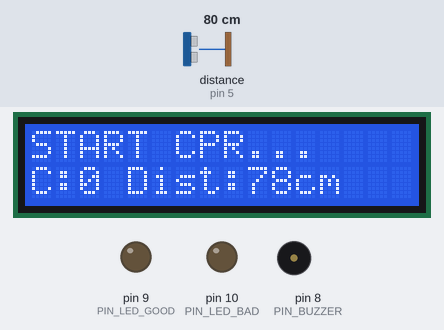
Simulated run of this sketch. Board: Arduino Uno, built with avr-gcc and run on an emulated ATmega328P. Shown: 16×2 character LCD, output pins drawn as LEDs (lit = HIGH), buzzer (waves = sounding). Wiring (inferred from the names in the program): ultrasonic range finder: trigger pin 4; echo pin 5. The test bench sets the inputs (shaded band); at power-on: distance to the obstacle (sensor on pin 5) 80 cm. The echo pulse lasts 58.3 µs per cm; pins used as bus, display or sensor lines are not drawn; what the sketch prints to the serial monitor is not drawn.

Above: at 2.7 s.
2.8 s: distance to the obstacle (sensor on pin 5) set to 2 cm
At 3.8 s:
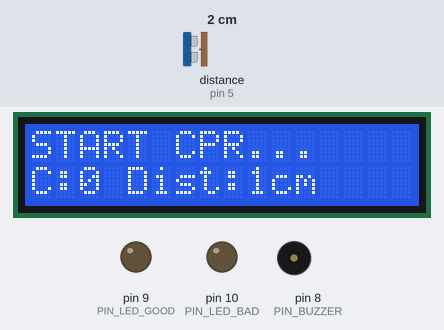
5.8 s: distance to the obstacle (sensor on pin 5) set to 120 cm
At 6.7 s:
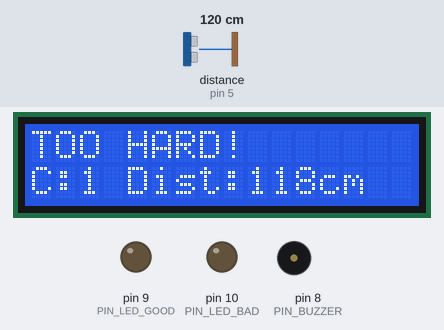
7.7 s: distance to the obstacle (sensor on pin 5) set to 4 cm
At 8.4 s:
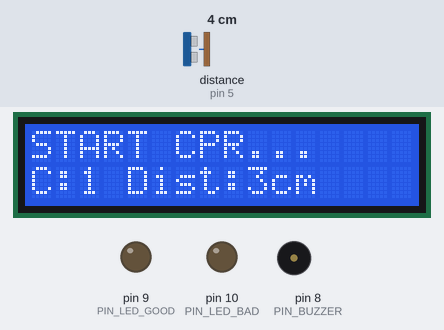
9.2 s: distance to the obstacle (sensor on pin 5) set to 9 cm
At 10.0 s:
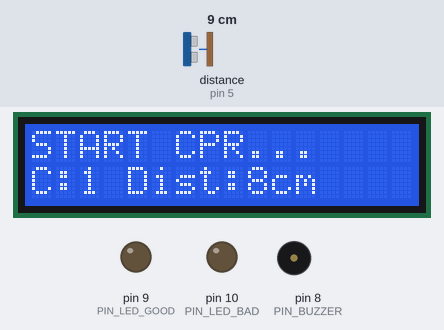
Timing chart, 0 to 11.7 s (numbered marks = the images above; inputs shaded):
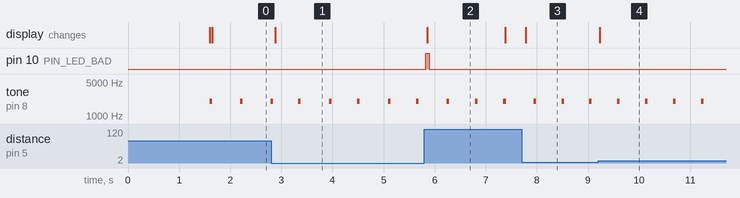

The sketch:

CPR_Trainer_v4_2.ino
```cpp
#include <Wire.h>
#include <LiquidCrystal_I2C.h>

// --- PIN DEFINITIONS ---
const int PIN_TRIG = 4;
const int PIN_ECHO = 5;
const int PIN_BUZZER = 8;
const int PIN_LED_GOOD = 9;
const int PIN_LED_BAD = 10;

// Change 0x27 to 0x3F if your LCD doesn't show text
LiquidCrystal_I2C lcd(0x27, 16, 2);

// --- DISTANCE SETTINGS (Centimeters) ---
const int DISTANCE_RESTING = 15;  // Distance when NOBODY is touching it
const int DISTANCE_MIN_PUSH = 13; // Distance to trigger a compression
const int DISTANCE_GOOD = 10;     // The perfect 5cm compression depth
const int DISTANCE_TOO_DEEP = 8;  // Pushed too far down

// --- METRONOME SETTINGS ---
const int TARGET_BPM = 110;
const long METRONOME_INTERVAL = 60000 / TARGET_BPM;
unsigned long lastBeatTime = 0;

// --- VARIABLES ---
int compressionCount = 0;
int currentDistance = 0;
int maxDepthInStroke = 999; // Lower number means deeper push
String currentStatus = "WAITING";
bool isCompressing = false;
unsigned long lastReleaseTime = 0;

// --- BREATH PAUSE VARIABLES ---
bool isBreathingPause = false;
unsigned long breathPauseStartTime = 0;
const long BREATH_DURATION = 5000; // 5 seconds for 2 rescue breaths

void setup() {
  Serial.begin(9600);

  pinMode(PIN_TRIG, OUTPUT);
  pinMode(PIN_ECHO, INPUT);

  pinMode(PIN_LED_GOOD, OUTPUT);
  pinMode(PIN_LED_BAD, OUTPUT);
  pinMode(PIN_BUZZER, OUTPUT);

  lcd.init();
  lcd.backlight();
  lcd.print("CPR Trainer v4.2");
  lcd.setCursor(0, 1);
  lcd.print("Sonic Mode Ready");
  delay(1500);
  lcd.clear();
}

int getDistance() {
  // Fire the ultrasonic pulse
  digitalWrite(PIN_TRIG, LOW);
  delayMicroseconds(2);
  digitalWrite(PIN_TRIG, HIGH);
  delayMicroseconds(10);
  digitalWrite(PIN_TRIG, LOW);

  // Measure the echo time
  long duration = pulseIn(PIN_ECHO, HIGH, 30000); // 30ms timeout
  if (duration == 0) return DISTANCE_RESTING;
  return duration * 0.034 / 2; // Convert microseconds to cm
}

void loop() {
  unsigned long currentMillis = millis();

  // 1. GET READING IN CM
  currentDistance = getDistance();

  // 2. CREATE THE FAKE FSR WAVE FOR THE PYTHON SERVER
  // Turns a 15cm rest into 0, and a 10cm push into 500
  int fakeFsrValue = map(currentDistance, DISTANCE_RESTING, DISTANCE_GOOD, 0, 500);
  if (fakeFsrValue < 0) fakeFsrValue = 0;

  // 3. BREATHING PAUSE LOGIC
  if (isBreathingPause) {
    long timeElapsed = currentMillis - breathPauseStartTime;
    if (timeElapsed >= BREATH_DURATION) {
      isBreathingPause = false;
      compressionCount = 0;
      currentStatus = "WAITING";
      lcd.clear();
      lastBeatTime = currentMillis;
    } else {
      int timeLeft = (BREATH_DURATION - timeElapsed) / 1000;
      lcd.setCursor(0, 0);
      lcd.print("GIVE 2 BREATHS! ");
      lcd.setCursor(0, 1);
      lcd.print("Resume in: ");
      lcd.print(timeLeft);
      lcd.print("s   ");

      // Send flatline data to server during breathing
      Serial.print("{\"fsr\":");
      Serial.print(fakeFsrValue);
      Serial.println(",\"status\":\"BREATHING\",\"count\":30}");
      delay(30);
      return;
    }
  }

  // 4. METRONOME
  if (currentMillis - lastBeatTime >= METRONOME_INTERVAL) {
    lastBeatTime = currentMillis;
    tone(PIN_BUZZER, 2000, 50); // Short, sharp beep
  }

  // 5. COMPRESSION LOGIC (Smaller distance = harder push!)
  if (currentDistance < DISTANCE_MIN_PUSH) {
    if (!isCompressing) {
      isCompressing = true;
      maxDepthInStroke = currentDistance;
    } else {
      if (currentDistance < maxDepthInStroke) maxDepthInStroke = currentDistance;
    }
  } else if (isCompressing && currentDistance > (DISTANCE_MIN_PUSH - 1)) {
    isCompressing = false;
    compressionCount++;
    lastReleaseTime = currentMillis;

    // Evaluate depth
    if (maxDepthInStroke <= DISTANCE_GOOD && maxDepthInStroke > DISTANCE_TOO_DEEP) {
      currentStatus = "GOOD";
      digitalWrite(PIN_LED_GOOD, HIGH);
      digitalWrite(PIN_LED_BAD, LOW);
    } else if (maxDepthInStroke > DISTANCE_GOOD) {
      currentStatus = "TOO_WEAK";
      digitalWrite(PIN_LED_GOOD, LOW);
      digitalWrite(PIN_LED_BAD, HIGH);
    } else {
      currentStatus = "TOO_HARD";
      digitalWrite(PIN_LED_GOOD, LOW);
      digitalWrite(PIN_LED_BAD, HIGH);
    }

    // Trigger Breath Pause if 30 compressions are reached
    if (compressionCount >= 30) {
      isBreathingPause = true;
      breathPauseStartTime = millis();
      currentStatus = "BREATHING";
      digitalWrite(PIN_LED_GOOD, LOW);
      digitalWrite(PIN_LED_BAD, LOW);

      // Give a distinct double-beep for breath transition
      tone(PIN_BUZZER, 1000, 200);
      delay(250);
      tone(PIN_BUZZER, 1000, 200);
    }

    maxDepthInStroke = 999; // Reset for next stroke
  } else if (!isCompressing) {
      digitalWrite(PIN_LED_GOOD, LOW);
      digitalWrite(PIN_LED_BAD, LOW);
      if (currentMillis - lastReleaseTime > 1500) {
          currentStatus = "WAITING";
      }
  }

  // 6. LCD UPDATE
  lcd.setCursor(0, 0);
  if (currentStatus == "WAITING") lcd.print("START CPR...    ");
  else if (currentStatus == "GOOD") lcd.print("Depth: GOOD!    ");
  else if (currentStatus == "TOO_WEAK") lcd.print("PUSH HARDER!    ");
  else if (currentStatus == "TOO_HARD") lcd.print("TOO HARD!       ");

  lcd.setCursor(0, 1);
  lcd.print("C:");
  lcd.print(compressionCount);
  lcd.print(" Dist:");
  lcd.print(currentDistance);
  lcd.print("cm  ");

  // 7. SEND TO PYTHON SERVER OVER SERIAL
  Serial.print("{\"fsr\":");
  Serial.print(fakeFsrValue); // Sends the FAKE FSR wave instead of raw cm
  Serial.print(",\"status\":\"");
  Serial.print(currentStatus);
  Serial.print("\",\"count\":");
  Serial.print(compressionCount);
  Serial.println("}");

  delay(30); // Small delay to keep the serial stream stable
}
```

Measured:
- after the input at 2.8 s, the display: changes after 0.08 s (image 1)
- after the input at 5.8 s, pin 10 (PIN_LED_BAD): LOW → HIGH at once, → LOW 0.07 s later; the display: changes after 0.05 s (image 2)
- after the input at 7.7 s, the display: changes after 0.08 s (image 3)
- after the input at 9.2 s, the display: changes at once (image 4)
- by itself, tone on pin 8 (PIN_BUZZER): alternates 2000 Hz for 0.05 s and silent for 0.50 s
- what the display in image 2 shows lasts 1.5 s, from 5.9 s to 7.4 s
